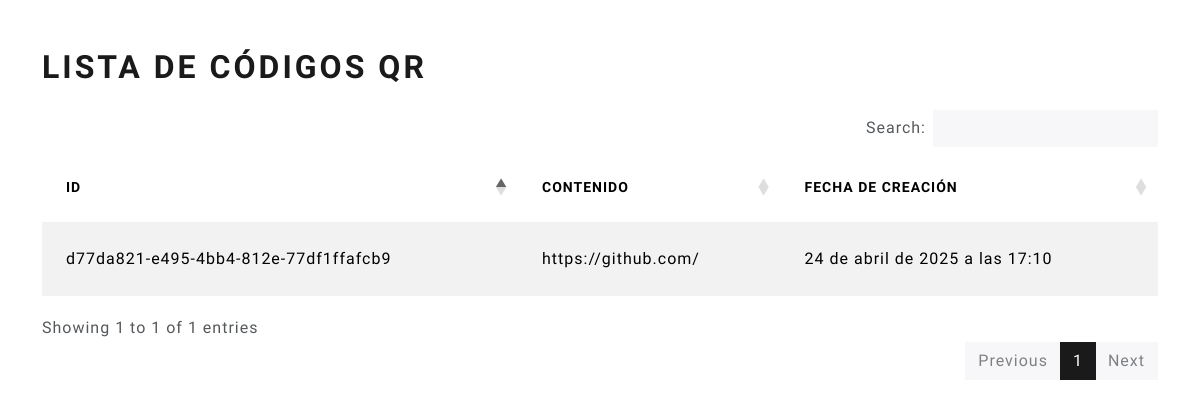
The page /qr-codes/ on the database as committed earlier.
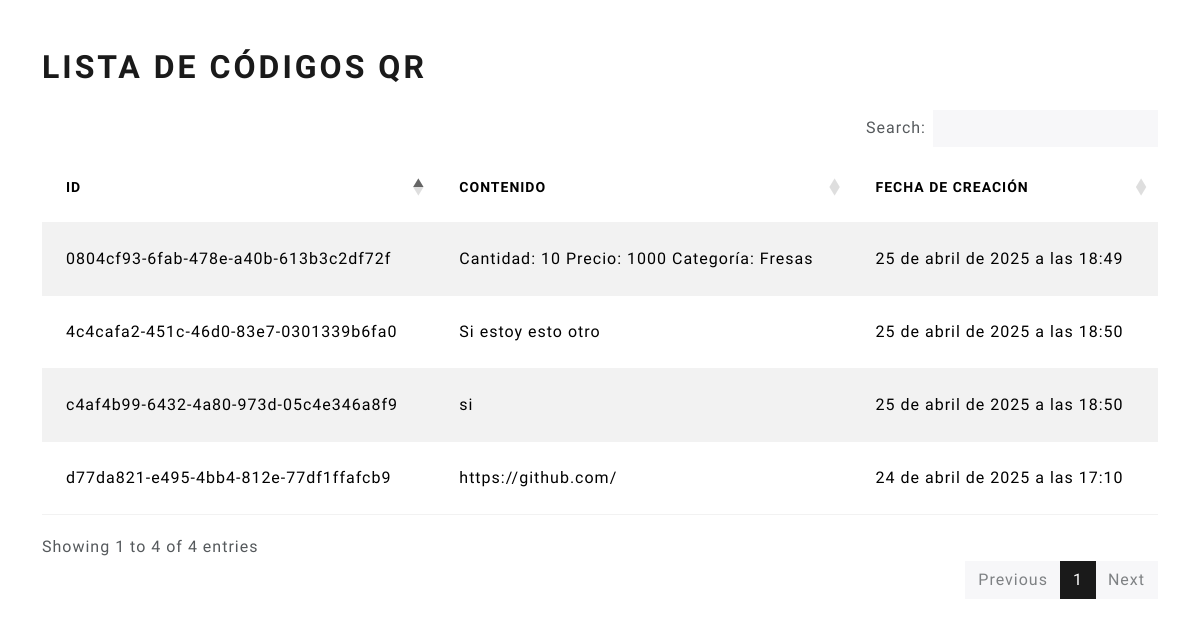
The same page on the database as committed later.
### scanner/models.py (models this page shows, shortened)
class QRCode(models.Model):
    id = models.UUIDField(primary_key=True, default=uuid.uuid4, editable=False)
    content = models.TextField()  # Información que guarda el QR
    created_at = models.DateTimeField(auto_now_add=True)

### scanner/views.py (the view)
# urls.py: path('qr-codes/', views.qr_codes_list, name='qr_codes_list'),
def qr_codes_list(request):
    qr_codes = QRCode.objects.all()
    return render(request, 'scanner/qr_codes_list.html', {'qr_codes': qr_codes})

### scanner/templates/scanner/qr_codes_list.html (shortened to what this page needs)
{% load static %}
<!DOCTYPE html>
<html lang="es">
<head>
    <link href="https://cdn.jsdelivr.net/npm/bootswatch@5.3.0/dist/lux/bootstrap.min.css" rel="stylesheet">
    <link href="https://cdn.datatables.net/1.13.4/css/dataTables.bootstrap5.min.css" rel="stylesheet">
<link href="https://cdn.datatables.net/buttons/2.4.1/css/buttons.bootstrap5.min.css" rel="stylesheet">
</head>
<body>
    <div class="container mt-5">
        <h1 class="mb-4">Lista de Códigos QR</h1>
        <table id="qrCodesTable" class="table table-striped">
            <thead>
                <tr>
                    <th>ID</th>
                    <th>Contenido</th>
                    <th>Fecha de Creación</th>
                </tr>
            </thead>
            <tbody>
                {% for qr_code in qr_codes %}
                <tr>
                    <td>{{ qr_code.id }}</td>
                    <td>{{ qr_code.content }}</td>
                    <td>{{ qr_code.created_at }}</td>
                </tr>
                {% endfor %}
            </tbody>
        </table>
    </div>
</body>
</html>

Rows that differ between the two databases and show on the page:
added QRCode: id "0804cf93-6fab-478e-a40b-613b3c2df72f", content "Cantidad: 10 Precio: 1000 Categoría: Fresas", created_at "25 de abril de 2025 a las 18:49"
added QRCode: id "4c4cafa2-451c-46d0-83e7-0301339b6fa0", content "Si estoy esto otro", created_at "25 de abril de 2025 a las 18:50"
added QRCode: id "c4af4b99-6432-4a80-973d-05c4e346a8f9", content "si", created_at "25 de abril de 2025 a las 18:50"
Other text that changed with them:
text written by a page script: "Search: Showing 1 to 1 of 1 entries Previous 1 Next" → "Search: Showing 1 to 4 of 4 entries Previous 1 Next"
